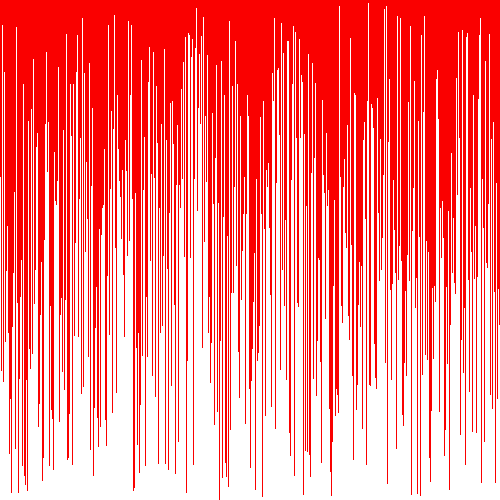
Frame 1 (no input)
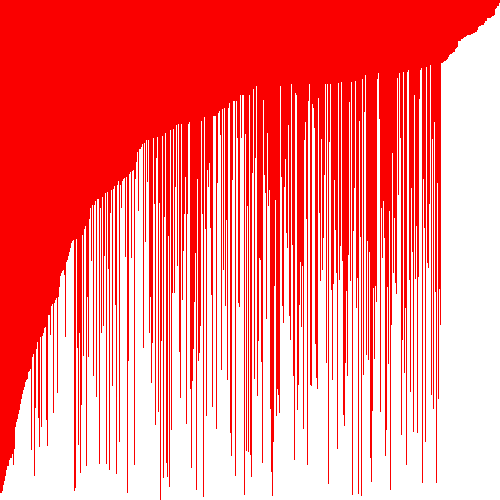
Frame 60 (the mouse pressed at the canvas centre just before this capture)
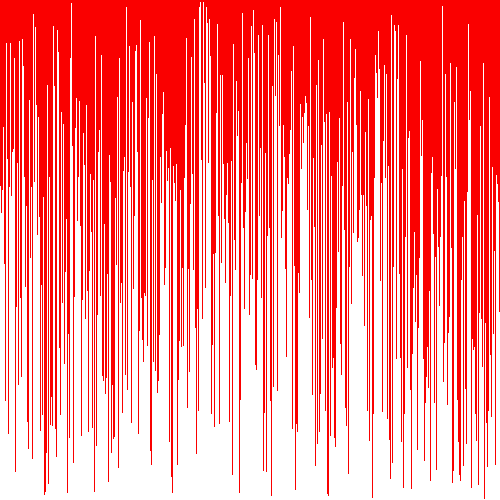
Frame 120 (the mouse held since frame 60 and released just before this capture)

The Processing sketch that drew these frames (run headless with seeded random() and noise(); from frame 60 on, the mouse is pressed at the canvas centre):

// Processing sketch: VisualArraySorter
// ── VisualArraySorter.pde
//1. create an array of ints. don't initialize it yet.
int[]thing1;
int conversion;
void setup() {
  size(500, 500);
  //2. set the size of your window
  //  if you are using Processing 3, you cannot use variables
  //  because the developers don't know how programming is supposed to work.
  

  //3. initialize your array with the built in width variable
thing1=new int[width];
  
  //4. initialize the ints in the array with random numbers
  //   from 0 to the built in height variable

for(int i=0; i<thing1.length; i++){
  conversion=(int)random(height);
  thing1[i]=conversion;
}
  //5. call the noStroke() method
  noStroke();
}

void draw() {
  //6. set the background color with background(r, g, b);
background(250, 0, 0);

  //7. set the color for your graph
color(333);

  //8. draw a rectangle for each int in your array.
  //   the x value will be the index of the int
  //   the y value will the height variable
  //   the width is 1
  //   the height is negative the value of the int at that element in the array
for(int i=0; i<thing1.length; i++){
rect(i, height, 1, -thing1[i]);
}

  //9. call the stepSort method
  stepSort(thing1);

//11. call the method you made in step 10 when the mouse is pressed
  if(mousePressed){
    randomArray(thing1);
  }
}
  //10. extract the code that randomizes the array into a method.
void randomArray(int[] array){
  for(int i=0; i<array.length; i++){
  int cranberry=(int)random(height);
  array[i]=cranberry;
  }
}

  
  


void stepSort(int[] arr) {
  for (int i = 1; i < arr.length; i++) {
    if (arr[i - 1] > arr[i]) {
      int t = arr[i];
      arr[i] = arr[i - 1];
      arr[i - 1] = t;
    }
  }
}
